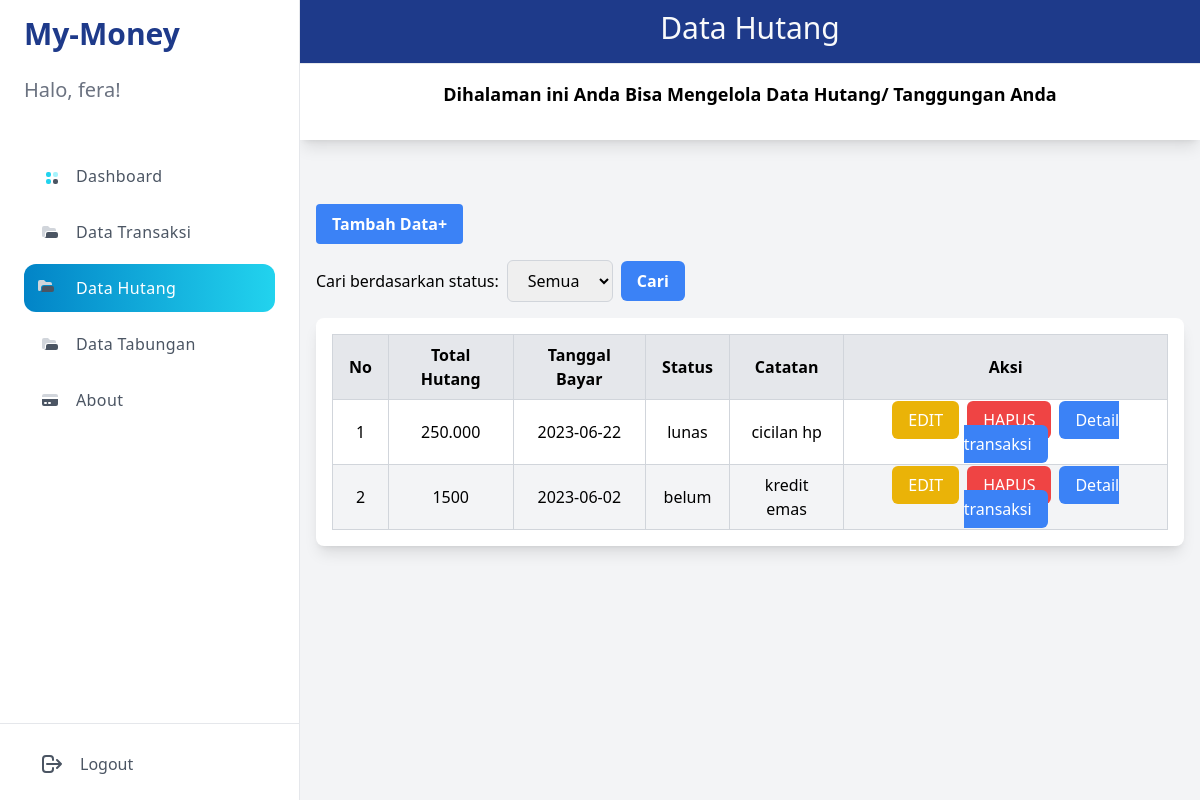
Screenshot of /hutang.php (signed in) with the database file from the repository.
### tables this page shows
CREATE TABLE `hutag` (
  `id_hutang` int(20) NOT NULL,
  `username` varchar(50) NOT NULL,
  `total_hutang` text NOT NULL,
  `tgl_bayar` date NOT NULL,
  `status` text NOT NULL,
  `catatan` text NOT NULL
);

### hutang.php (the view, shortened to what this page needs)
<?php
include 'koneksi.php';
$username = $_SESSION['username'];
$search = isset($_GET['search']) ? $_GET['search'] : '';
function getHutang($koneksi, $username, $search)
{
    $sql = "SELECT * FROM hutag WHERE username='$username' AND status LIKE '%$search%'";
    $result = mysqli_query($koneksi, $sql);
    $no = 1;
    $rowColor = true;
    if (mysqli_num_rows($result) > 0) {
        while ($row = mysqli_fetch_assoc($result)) {
            $rowClass = $rowColor ? 'bg-white' : 'bg-gray-100';
            $rowColor = !$rowColor;
            echo "<tr class='$rowClass'>";
            echo "<td class='border border-gray-300 px-4 py-2'>" . $no++ . "</td>";
            echo "<td class='border border-gray-300 px-4 py-2'>" . $row['total_hutang'] . "</td>";
            echo "<td class='border border-gray-300 px-4 py-2'>" . $row['tgl_bayar'] . "</td>";
            echo "<td class='border border-gray-300 px-4 py-2'>" . $row['status'] . "</td>";
            echo "<td class='border border-gray-300 px-4 py-2'>" . $row['catatan'] . "</td>";
            echo "<td class='border border-gray-300 px-4 py-2'>";
            echo "<a type='button' class='bg-yellow-500 text-white px-4 py-2 rounded-md mr-2' href='edithut.php?id=" . $row['id_hutang'] . "'>EDIT</a>";
            echo "<a type='button' class='bg-red-500 text-white px-4 py-2 rounded-md mr-2' href='hapushut.php?id=" . $row['id_hutang'] . "' onclick='return confirmDelete()'>HAPUS</a>";
            echo "<a type='button' class='bg-blue-500 text-white px-4 py-2 rounded-md' href='detailhut.php?id=" . $row['id_hutang'] . "'>Detail transaksi</a>";
            echo "</td>";
            echo "</tr>";
        }
    } else {
        echo "<tr><td colspan='6' class='text-center'>Belum ada data yang diinput.</td></tr>";
    }
}
?>
<!DOCTYPE html>
<html lang="en">
<head>
    <script src="https://cdn.tailwindcss.com">
    <link href="https://cdn.jsdelivr.net/npm/tailwindcss@2.2.19/dist/tailwind.min.css" rel="stylesheet"></link>
    </script>
</head>
<body class="bg-gray-100">
<aside class="ml-[-100%] fixed z-10 top-0 pb-3 px-6 w-full flex flex-col justify-between h-screen border-r bg-white transition duration-300 md:w-4/12 lg:ml-0 lg:w-[25%] xl:w-[20%] 2xl:w-[15%]">
    <div>
        <div class="-mx-6 px-6 py-4">
            <a href="home.php" title="home">
            <h3 hidden class="text-3xl text-blue-900 font-large lg:block font-black">My-Money</h3><br>
                <h3 hidden class="text-xl text-gray-500 font-medium lg:block">Halo, <?php echo $_SESSION['username']; ?>!</h3>
            </a>
        </div>
        <ul class="space-y-2 tracking-wide mt-8">
            <li>
            <a href="home.php" class="px-4 py-3 flex items-center space-x-4 rounded-md text-gray-600 group">
                    <span class="-mr-1 font-medium">Dashboard</span>
                </a>
            </li>
            <li>
            <a href="transaksi.php" class="px-4 py-3 flex items-center space-x-4 rounded-md text-gray-600 group">
                    <span class="-mr-1 font-medium">Data Transaksi</span>
                </a>
            </li>
            <li>
            <a href="hutang.php" aria-label="dashboard" class="relative px-4 py-3 flex items-center space-x-4 rounded-xl text-white bg-gradient-to-r from-sky-600 to-cyan-400">
                    <span class="-mr-1 font-medium">Data Hutang</span>
                </a>
            </li>
            <li>
                <a href="tabung.php" class="px-4 py-3 flex items-center space-x-4 rounded-md text-gray-600 group">
                    <span class="group-hover:text-gray-700">Data Tabungan</span>
                </a>
            </li>
            <li>
                <a href="About.php" class="px-4 py-3 flex items-center space-x-4 rounded-md text-gray-600 group">
                    <span class="group-hover:text-gray-700">About</span>
                </a>
            </li>
        </ul>
    </div>
<div class="px-6 -mx-6 pt-4 flex justify-between items-center border-t">
    <form action="logout.php" method="POST">
        <button type="submit" class="px-4 py-3 flex items-center space-x-4 rounded-md text-gray-600 group">
            <svg xmlns="http://www.w3.org/2000/svg" class="h-6 w-6" fill="none" viewBox="0 0 24 24" stroke="currentColor">
                <path stroke-linecap="round" stroke-linejoin="round" stroke-width="2" d="M17 16l4-4m0 0l-4-4m4 4H7m6 4v1a3 3 0 01-3 3H6a3 3 0 01-3-3V7a3 3 0 013-3h4a3 3 0 013 3v1" />
            </svg>
            <span class="group-hover:text-gray-700">Logout</span>
        </button>
    </form>
</div>
</aside>
<div class="ml-auto mb-6 lg:w-[75%] xl:w-[80%] 2xl:w-[85%]">
    <div class="sticky z-10 top-0 h-16 border-b bg-blue-900 lg:py-2.5">
        <div class="px-6 flex items-center justify-between space-x-4 2xl:container">
            <h4 class="text-3xl text-gray-50 font-medium lg:block hidden lg:flex-grow text-center">Data Hutang</h4>
        </div>
    </div>
        <div class="bg-white shadow-lg p-4 mb-8">
            <h2 class="text-lg font-semibold mb-4 text-center">Dihalaman ini Anda Bisa Mengelola Data Hutang/ Tanggungan Anda</h2>
        </div>
    <div class="container mx-auto px-4 py-8">
        <div class="flex justify-between items-center mb-4">
            <a type="submit" class="bg-blue-500 hover:bg-blue-700 text-white font-bold py-2 px-4 rounded" href="tambahtg.php">Tambah Data+ </a>
        </div>
    <form action="" method="GET">
        <div class="flex items-center mb-4">
            <label for="search" class="mr-2">Cari berdasarkan status:</label>
            <select name="search" id="search" class="border border-gray-300 px-4 py-2 rounded-md">
                <option value="">Semua</option>
            </select>
            <button type="submit" class="bg-blue-500 hover:bg-blue-700 text-white font-bold py-2 px-4 rounded-md ml-2">Cari</button>
        </div>
    </form>
    <div class="bg-white rounded-lg shadow-lg p-4 mb-8">
    <table class="w-full bg-white border border-gray-300">
                    <thead>
                        <tr class="bg-gray-200">
                            <th class="border border-gray-300 px-4 py-2">No</th>
                            <th class="border border-gray-300 px-4 py-2">Total Hutang</th>
                            <th class="border border-gray-300 px-4 py-2">Tanggal Bayar</th>
                            <th class="border border-gray-300 px-4 py-2">Status</th>
                            <th class="border border-gray-300 px-4 py-2">Catatan</th>
                            <th class="border border-gray-300 px-4 py-2">Aksi</th>
                        </tr>
                    </thead>
                    <tbody class="border border-gray-300 px-4 py-2 text-center">
                    <?php
                    getHutang($koneksi, $username, $search);
                    ?>
                    </tbody>
                </table>
            </div>
    </div>
        </div>
    </body>
</html>

### rows the page displays
hutag: total_hutang "250.000", tgl_bayar "2023-06-22", status "lunas", catatan "cicilan hp"
hutag: total_hutang "1500", tgl_bayar "2023-06-02", status "belum", catatan "kredit emas"

### other values shown
$_SESSION['username'] "fera"
